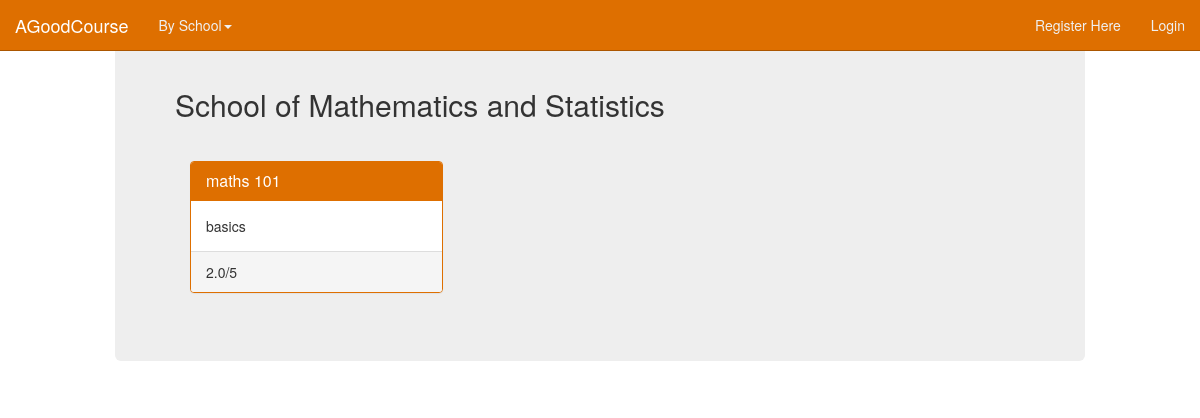
The app's page /AGoodCourse/school/maths/ with its own data.
### good_course/models.py (models this page shows, shortened)
class School(models.Model):
        name = models.CharField(max_length=128, unique=True)
        tag = models.CharField(max_length=20, unique=True)

class Course(models.Model):
        school_choices = (
                ('business', 'Adam Smith Business School'),
                ('cardiovascular', 'Institute of Cardiovascular and Med Sci'),
                ('architecture', 'Mackintosh School of Architecture'),
                ('chemistry', 'School of Chemistry'),
                ('computing', 'School of Computing Science'),
                ('critical', 'School of Critical Studies'),
                ('culture', 'School of Culture and Creative Arts'),
                ('education', 'School of Education'),
                ('engineering', 'School of Engineering'),
                ('geography', 'School of Geography and Earth Sciences'),
                ('humanities', 'School of Humanities'),
                ('interdisciplinary', 'School of Interdisciplinary Studies'),
                ('law', 'School of Law'),
                ('life', 'School of Life Sciences'),
                ('maths', 'School of Mathematics and Statistics'),
                ('medicine', 'School of Medicine'),
                ('mlc', 'School of MLC'),
                ('physics', 'School of Physics and Astronomy'),
                ('psychology', 'School of Psychology'),
                ('social', 'School of Social and Political Sciences'),
                ('veterinary', 'School of Veterinary Medicine')
                )
        school_tag = models.CharField(max_length=20, choices=school_choices)
        school = models.ForeignKey(School)
        title = models.CharField(max_length=128,)
        slug = models.SlugField(unique=True)
        description = models.CharField(max_length=256)
        lecturer = models.CharField(max_length=128)
        total_rating = models.IntegerField(default=0)
        quantity_ratings = models.IntegerField(default=0)
        average_rating = models.DecimalField(max_digits=2, decimal_places=1)
        raters = models.ManyToManyField(User, blank=True)

### good_course/views.py (the view)
# urls.py: url(r'^school/(?P<school_tag>[\w\-]+)/$', views.school, name='school'),
def school(request, school_tag):
    context_dict = {}
    try:
        school = School.objects.get(tag=school_tag)
        context_dict['school_name'] = school.name
        context_dict['school_tag'] = school.tag
        course_list1 = Course.objects.filter(school=school).order_by('-average_rating')[:3]
        course_list2 = Course.objects.filter(school=school).order_by('-average_rating')[3:6]
        course_list3 = Course.objects.filter(school=school).order_by('-average_rating')[6:9]
        context_dict['top_courses'] = course_list1
        context_dict['mid_courses'] = course_list2
        context_dict['bot_courses'] = course_list3
        context_dict['school'] = school
    except School.DoesNotExist:
        pass
    return render(request, 'good_course/school.html', context_dict)

### templates/good_course/school.html (shortened to what this page needs)
{% extends 'good_course/base.html' %}
{% load staticfiles %}
{% block body_block %}
<div class="jumbotron">
    <div class="page-header">
		<h2>{{ school_name }}</h1>
	</div>
    {% if school %}
        <div class="container">
		{% if top_courses %}
			<div class="row placeholders">
				{% for course in top_courses %}
				<div class="col-sm-4">
					<div class ="panel panel-primary">
						<div class="panel-heading">
							<h3 class="panel-title"><a href="{% url 'course'  course.slug %}">{{ course.title }}</a></h3>
						</div>
						<div class = "panel-body">
							{{ course.description }}
						</div>
						<div class = "panel-footer">
							{{ course.average_rating }}/5
						</div>
					</div>
				</div>
				{% endfor %}
			</div>
		{% else %}
			<strong>No courses currently for this school.</strong>
		{% endif %}
		</div>
    {% else %}
		The specified school {{ school_name }} does not exist!
    {% endif %}
</div>
{% endblock %}

### records on screen
School: name "School of Mathematics and Statistics"
Course: title "maths 101", description "basics", average_rating "2.0"
